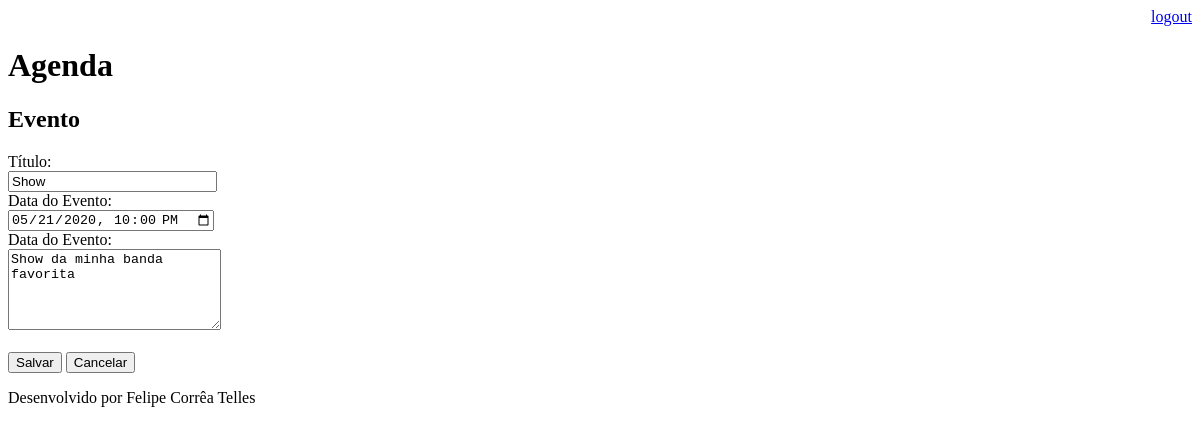
Before: /agenda/evento/?id=3 (signed in) with the older database file.
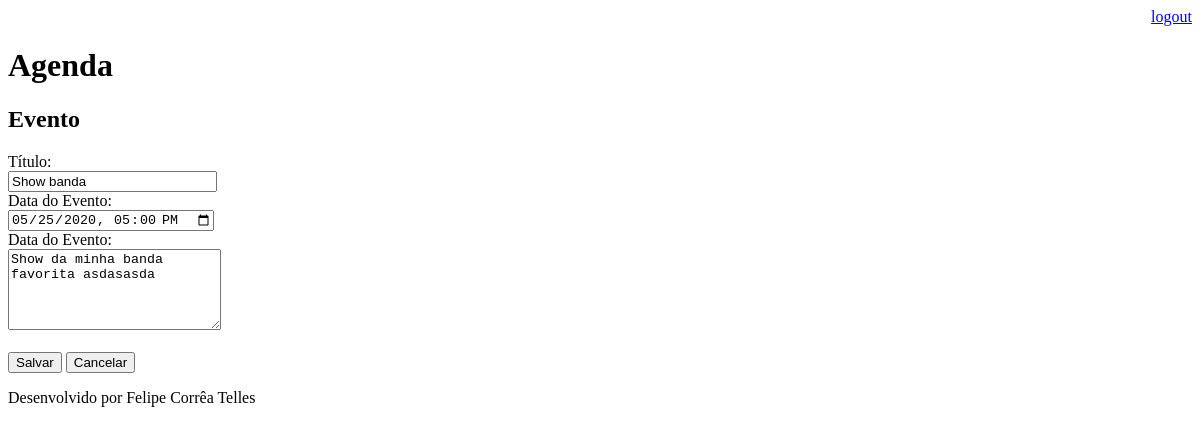
After: the same page with the newer database file.
### core/models.py (models this page shows, shortened)
class Evento(models.Model):
    titulo = models.CharField(max_length=100)
    descricao = models.TextField(blank=True, null=True)
    data_evento = models.DateTimeField(verbose_name='Data do Evento')
    data_criacao = models.DateTimeField(auto_now=True)
    usuario = models.ForeignKey(User, on_delete=models.CASCADE)
    class Meta:
        db_table = 'evento'
    def get_data_input_evento(self):
        return self.data_evento.strftime('%Y-%m-%dT%H:%M')

### core/views.py (the view)
# urls.py: path('agenda/evento/', views.evento),
@login_required(login_url='/login/')
def evento(request):
    id_evento = request.GET.get('id')
    dados = {}
    if id_evento:
        dados['evento'] = Evento.objects.get(id=id_evento)
    return render(request, 'evento.html',dados)

### templates/evento.html (shortened to what this page needs)
{% extends "model-page.html" %}
{% block content %}
    <h2>Evento</h2>
    <form action="submit" method="POST">{% csrf_token %}
        <label>Título:</label>
        <br>
        <input type="text" name="titulo" size="23" value="{{ evento.titulo }}">
        <br>
        <label>Data do Evento:</label>
        <br>
        <input type="datetime-local" name="data_evento" value="{{ evento.get_data_input_evento }}">
        <br>
        <label>Data do Evento:</label>
        <br>
        <textarea name="descricao" rows="5" cols="24">{{ evento.descricao }}</textarea>
        <br><br>
        <button type="submit">Salvar</button>
        <a href="/">
            <button type="button">Cancelar</button>
        </a>
    </form>
{% endblock %}

Changed rows visible on the page:
changed Evento: titulo "Show" → "Show banda"; data_evento "05/21/2020 22:00" → "05/25/2020 17:00"; descricao "Show da minha banda favorita" → "Show da minha banda favorita asdasasda"
